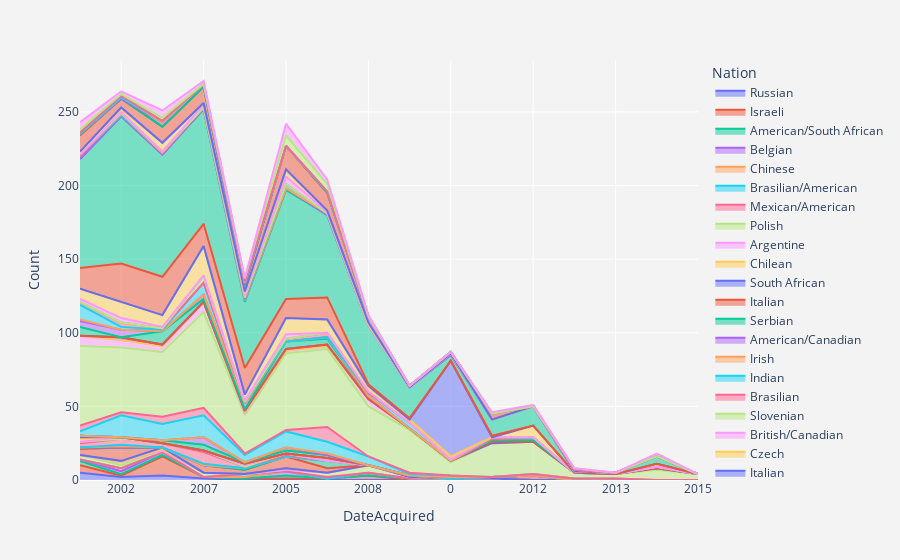

Notebook source saved alongside this figure:
### Code cell
fig4 = px.area(df_nats_rhizome, x="DateAcquired", y="Count", color="Nation", line_group="Nation")
fig4.update_layout(
     xaxis = dict(
        tick0 = 2001,
        dtick = 2
    ),
    paper_bgcolor='rgb(243, 243, 243)',
    plot_bgcolor='rgb(243, 243, 243)',
   
)
fig4.show()

### Figure 1 — Plotly figure (JSON) as saved in the notebook; plotly's stock layout.template omitted (floating-point values rounded to 4 significant figures)
{"data": [{"fillpattern": {"shape": ""}, "hovertemplate": "Nation=Russian<br>DateAcquired=%{x}<br>Count=%{y}<extra></extra>", "legendgroup": "Russian", "line": {"color": "#636efa"}, "marker": {"symbol": "circle"}, "mode": "lines", "name": "Russian", "orientation": "v", "showlegend": true, "stackgroup": "1", "type": "scatter", "x": ["2001", "2002", "2004", "2007"], "xaxis": "x", "y": [5, 2, 3, 1], "yaxis": "y"}, {"fillpattern": {"shape": ""}, "hovertemplate": "Nation=Israeli<br>DateAcquired=%{x}<br>Count=%{y}<extra></extra>", "legendgroup": "Israeli", "line": {"color": "#EF553B"}, "marker": {"symbol": "circle"}, "mode": "lines", "name": "Israeli", "orientation": "v", "showlegend": true, "stackgroup": "1", "type": "scatter", "x": ["2001", "2002", "2003", "2004", "2005", "2006", "2007", "2008"], "xaxis": "x", "y": [5, 1, 1, 13, 1, 1, 1, 3], "yaxis": "y"}, {"fillpattern": {"shape": ""}, "hovertemplate": "Nation=American/South African<br>DateAcquired=%{x}<br>Count=%{y}<extra></extra>", "legendgroup": "American/South African", "line": {"color": "#00cc96"}, "marker": {"symbol": "circle"}, "mode": "lines", "name": "American/South African", "orientation": "v", "showlegend": true, "stackgroup": "1", "type": "scatter", "x": ["2001", "2002", "2004", "2005", "2009"], "xaxis": "x", "y": [3, 1, 1, 2, 1], "yaxis": "y"}, {"fillpattern": {"shape": ""}, "hovertemplate": "Nation=Belgian<br>DateAcquired=%{x}<br>Count=%{y}<extra></extra>", "legendgroup": "Belgian", "line": {"color": "#ab63fa"}, "marker": {"symbol": "circle"}, "mode": "lines", "name": "Belgian", "orientation": "v", "showlegend": true, "stackgroup": "1", "type": "scatter", "x": ["2001", "2002", "2003", "2004", "2005", "2008"], "xaxis": "x", "y": [1, 2, 1, 2, 3, 2], "yaxis": "y"}, {"fillpattern": {"shape": ""}, "hovertemplate": "Nation=Chinese<br>DateAcquired=%{x}<br>Count=%{y}<extra></extra>", "legendgroup": "Chinese", "line": {"color": "#FFA15A"}, "marker": {"symbol": "circle"}, "mode": "lines", "name": "Chinese", "orientation": "v", "showlegend": true, "stackgroup": "1", "type": "scatter", "x": ["2002"], "xaxis": "x", "y": [2], "yaxis": "y"}, {"fillpattern": {"shape": ""}, "hovertemplate": "Nation=Brasilian/American<br>DateAcquired=%{x}<br>Count=%{y}<extra></extra>", "legendgroup": "Brasilian/American", "line": {"color": "#19d3f3"}, "marker": {"symbol": "circle"}, "mode": "lines", "name": "Brasilian/American", "orientation": "v", "showlegend": true, "stackgroup": "1", "type": "scatter", "x": ["0", "2003"], "xaxis": "x", "y": [1, 2], "yaxis": "y"}, {"fillpattern": {"shape": ""}, "hovertemplate": "Nation=Mexican/American<br>DateAcquired=%{x}<br>Count=%{y}<extra></extra>", "legendgroup": "Mexican/American", "line": {"color": "#FF6692"}, "marker": {"symbol": "circle"}, "mode": "lines", "name": "Mexican/American", "orientation": "v", "showlegend": true, "stackgroup": "1", "type": "scatter", "x": ["2006"], "xaxis": "x", "y": [1], "yaxis": "y"}, {"fillpattern": {"shape": ""}, "hovertemplate": "Nation=Polish<br>DateAcquired=%{x}<br>Count=%{y}<extra></extra>", "legendgroup": "Polish", "line": {"color": "#B6E880"}, "marker": {"symbol": "circle"}, "mode": "lines", "name": "Polish", "orientation": "v", "showlegend": true, "stackgroup": "1", "type": "scatter", "x": ["2001", "2002", "2004", "2005", "2006", "2007", "2008", "2009", "2011"], "xaxis": "x", "y": [3, 2, 1, 1, 3, 3, 5, 1, 1], "yaxis": "y"}, {"fillpattern": {"shape": ""}, "hovertemplate": "Nation=Argentine <br>DateAcquired=%{x}<br>Count=%{y}<extra></extra>", "legendgroup": "Argentine ", "line": {"color": "#FF97FF"}, "marker": {"symbol": "circle"}, "mode": "lines", "name": "Argentine ", "orientation": "v", "showlegend": true, "stackgroup": "1", "type": "scatter", "x": ["2002"], "xaxis": "x", "y": [2], "yaxis": "y"}, {"fillpattern": {"shape": ""}, "hovertemplate": "Nation=Chilean<br>DateAcquired=%{x}<br>Count=%{y}<extra></extra>", "legendgroup": "Chilean", "line": {"color": "#FECB52"}, "marker": {"symbol": "circle"}, "mode": "lines", "name": "Chilean", "orientation": "v", "showlegend": true, "stackgroup": "1", "type": "scatter", "x": ["2004", "2005"], "xaxis": "x", "y": [1, 1], "yaxis": "y"}, {"fillpattern": {"shape": ""}, "hovertemplate": "Nation=South African<br>DateAcquired=%{x}<br>Count=%{y}<extra></extra>", "legendgroup": "South African", "line": {"color": "#636efa"}, "marker": {"symbol": "circle"}, "mode": "lines", "name": "South African", "orientation": "v", "showlegend": true, "stackgroup": "1", "type": "scatter", "x": ["2002", "2004"], "xaxis": "x", "y": [1, 1], "yaxis": "y"}, {"fillpattern": {"shape": ""}, "hovertemplate": "Nation=Italian<br>DateAcquired=%{x}<br>Count=%{y}<extra></extra>", "legendgroup": "Italian", "line": {"color": "#EF553B"}, "marker": {"symbol": "circle"}, "mode": "lines", "name": "Italian", "orientation": "v", "showlegend": true, "stackgroup": "1", "type": "scatter", "x": ["2001", "2002", "2003", "2005", "2006", "2007", "2009", "2011", "2012"], "xaxis": "x", "y": [4, 9, 3, 8, 3, 5, 1, 1, 3], "yaxis": "y"}, {"fillpattern": {"shape": ""}, "hovertemplate": "Nation=Serbian<br>DateAcquired=%{x}<br>Count=%{y}<extra></extra>", "legendgroup": "Serbian", "line": {"color": "#00cc96"}, "marker": {"symbol": "circle"}, "mode": "lines", "name": "Serbian", "orientation": "v", "showlegend": true, "stackgroup": "1", "type": "scatter", "x": ["2001", "2006"], "xaxis": "x", "y": [1, 5], "yaxis": "y"}, {"fillpattern": {"shape": ""}, "hovertemplate": "Nation=American/Canadian<br>DateAcquired=%{x}<br>Count=%{y}<extra></extra>", "legendgroup": "American/Canadian", "line": {"color": "#ab63fa"}, "marker": {"symbol": "circle"}, "mode": "lines", "name": "American/Canadian", "orientation": "v", "showlegend": true, "stackgroup": "1", "type": "scatter", "x": ["2003"], "xaxis": "x", "y": [1], "yaxis": "y"}, {"fillpattern": {"shape": ""}, "hovertemplate": "Nation=Irish<br>DateAcquired=%{x}<br>Count=%{y}<extra></extra>", "legendgroup": "Irish", "line": {"color": "#FFA15A"}, "marker": {"symbol": "circle"}, "mode": "lines", "name": "Irish", "orientation": "v", "showlegend": true, "stackgroup": "1", "type": "scatter", "x": ["2002"], "xaxis": "x", "y": [1], "yaxis": "y"}, {"fillpattern": {"shape": ""}, "hovertemplate": "Nation=Indian<br>DateAcquired=%{x}<br>Count=%{y}<extra></extra>", "legendgroup": "Indian", "line": {"color": "#19d3f3"}, "marker": {"symbol": "circle"}, "mode": "lines", "name": "Indian", "orientation": "v", "showlegend": true, "stackgroup": "1", "type": "scatter", "x": ["2002", "2007"], "xaxis": "x", "y": [1, 1], "yaxis": "y"}, {"fillpattern": {"shape": ""}, "hovertemplate": "Nation=Brasilian<br>DateAcquired=%{x}<br>Count=%{y}<extra></extra>", "legendgroup": "Brasilian", "line": {"color": "#FF6692"}, "marker": {"symbol": "circle"}, "mode": "lines", "name": "Brasilian", "orientation": "v", "showlegend": true, "stackgroup": "1", "type": "scatter", "x": ["0", "2001", "2002", "2003", "2004", "2005", "2007"], "xaxis": "x", "y": [1, 3, 4, 1, 3, 1, 8], "yaxis": "y"}, {"fillpattern": {"shape": ""}, "hovertemplate": "Nation=Slovenian<br>DateAcquired=%{x}<br>Count=%{y}<extra></extra>", "legendgroup": "Slovenian", "line": {"color": "#B6E880"}, "marker": {"symbol": "circle"}, "mode": "lines", "name": "Slovenian", "orientation": "v", "showlegend": true, "stackgroup": "1", "type": "scatter", "x": ["2001", "2005", "2007"], "xaxis": "x", "y": [1, 1, 1], "yaxis": "y"}, {"fillpattern": {"shape": ""}, "hovertemplate": "Nation=British/Canadian<br>DateAcquired=%{x}<br>Count=%{y}<extra></extra>", "legendgroup": "British/Canadian", "line": {"color": "#FF97FF"}, "marker": {"symbol": "circle"}, "mode": "lines", "name": "British/Canadian", "orientation": "v", "showlegend": true, "stackgroup": "1", "type": "scatter", "x": ["2002", "2003"], "xaxis": "x", "y": [1, 1], "yaxis": "y"}, {"fillpattern": {"shape": ""}, "hovertemplate": "Nation=Czech<br>DateAcquired=%{x}<br>Count=%{y}<extra></extra>", "legendgroup": "Czech", "line": {"color": "#FECB52"}, "marker": {"symbol": "circle"}, "mode": "lines", "name": "Czech", "orientation": "v", "showlegend": true, "stackgroup": "1", "type": "scatter", "x": ["2001", "2003", "2006"], "xaxis": "x", "y": [2, 1, 2], "yaxis": "y"}, {"fillpattern": {"shape": ""}, "hovertemplate": "Nation=Italian <br>DateAcquired=%{x}<br>Count=%{y}<extra></extra>", "legendgroup": "Italian ", "line": {"color": "#636efa"}, "marker": {"symbol": "circle"}, "mode": "lines", "name": "Italian ", "orientation": "v", "showlegend": true, "stackgroup": "1", "type": "scatter", "x": ["2001"], "xaxis": "x", "y": [1], "yaxis": "y"}, {"fillpattern": {"shape": ""}, "hovertemplate": "Nation=Finnish <br>DateAcquired=%{x}<br>Count=%{y}<extra></extra>", "legendgroup": "Finnish ", "line": {"color": "#EF553B"}, "marker": {"symbol": "circle"}, "mode": "lines", "name": "Finnish ", "orientation": "v", "showlegend": true, "stackgroup": "1", "type": "scatter", "x": ["2001"], "xaxis": "x", "y": [1], "yaxis": "y"}, {"fillpattern": {"shape": ""}, "hovertemplate": "Nation=Portuguese<br>DateAcquired=%{x}<br>Count=%{y}<extra></extra>", "legendgroup": "Portuguese", "line": {"color": "#00cc96"}, "marker": {"symbol": "circle"}, "mode": "lines", "name": "Portuguese", "orientation": "v", "showlegend": true, "stackgroup": "1", "type": "scatter", "x": ["2003", "2004", "2005", "2006", "2007"], "xaxis": "x", "y": [1, 2, 2, 2, 4], "yaxis": "y"}, {"fillpattern": {"shape": ""}, "hovertemplate": "Nation=Colombian<br>DateAcquired=%{x}<br>Count=%{y}<extra></extra>", "legendgroup": "Colombian", "line": {"color": "#ab63fa"}, "marker": {"symbol": "circle"}, "mode": "lines", "name": "Colombian", "orientation": "v", "showlegend": true, "stackgroup": "1", "type": "scatter", "x": ["2005", "2007"], "xaxis": "x", "y": [2, 5], "yaxis": "y"}, {"fillpattern": {"shape": ""}, "hovertemplate": "Nation=Finnish<br>DateAcquired=%{x}<br>Count=%{y}<extra></extra>", "legendgroup": "Finnish", "line": {"color": "#FFA15A"}, "marker": {"symbol": "circle"}, "mode": "lines", "name": "Finnish", "orientation": "v", "showlegend": true, "stackgroup": "1", "type": "scatter", "x": ["2006"], "xaxis": "x", "y": [1], "yaxis": "y"}, {"fillpattern": {"shape": ""}, "hovertemplate": "Nation=British<br>DateAcquired=%{x}<br>Count=%{y}<extra></extra>", "legendgroup": "British", "line": {"color": "#19d3f3"}, "marker": {"symbol": "circle"}, "mode": "lines", "name": "British", "orientation": "v", "showlegend": true, "stackgroup": "1", "type": "scatter", "x": ["0", "2000", "2001", "2002", "2003", "2004", "2005", "2006", "2007", "2008", "2009", "2012", "2013"], "xaxis": "x", "y": [1, 1, 3, 15, 5, 11, 11, 8, 15, 6, 1, 1, 1], "yaxis": "y"}, {"fillpattern": {"shape": ""}, "hovertemplate": "Nation=American <br>DateAcquired=%{x}<br>Count=%{y}<extra></extra>", "legendgroup": "American ", "line": {"color": "#FF6692"}, "marker": {"symbol": "circle"}, "mode": "lines", "name": "American ", "orientation": "v", "showlegend": true, "stackgroup": "1", "type": "scatter", "x": ["2001", "2002", "2003", "2004", "2005", "2006", "2007", "2009"], "xaxis": "x", "y": [4, 2, 1, 5, 1, 10, 5, 1], "yaxis": "y"}, {"fillpattern": {"shape": ""}, "hovertemplate": "Nation=American<br>DateAcquired=%{x}<br>Count=%{y}<extra></extra>", "legendgroup": "American", "line": {"color": "#B6E880"}, "marker": {"symbol": "circle"}, "mode": "lines", "name": "American", "orientation": "v", "showlegend": true, "stackgroup": "1", "type": "scatter", "x": ["0", "2000", "2001", "2002", "2003", "2004", "2005", "2006", "2007", "2008", "2009", "2010", "2011", "2012", "2013", "2015"], "xaxis": "x", "y": [9, 4, 54, 44, 26, 44, 52, 53, 65, 34, 29, 7, 23, 22, 3, 4], "yaxis": "y"}, {"fillpattern": {"shape": ""}, "hovertemplate": "Nation=Austrian<br>DateAcquired=%{x}<br>Count=%{y}<extra></extra>", "legendgroup": "Austrian", "line": {"color": "#FF97FF"}, "marker": {"symbol": "circle"}, "mode": "lines", "name": "Austrian", "orientation": "v", "showlegend": true, "stackgroup": "1", "type": "scatter", "x": ["0", "2001", "2002", "2003", "2004", "2005", "2006", "2007", "2008", "2009", "2010"], "xaxis": "x", "y": [1, 7, 5, 1, 4, 2, 2, 7, 5, 1, 1], "yaxis": "y"}, {"fillpattern": {"shape": ""}, "hovertemplate": "Nation=Greek/Australian<br>DateAcquired=%{x}<br>Count=%{y}<extra></extra>", "legendgroup": "Greek/Australian", "line": {"color": "#FECB52"}, "marker": {"symbol": "circle"}, "mode": "lines", "name": "Greek/Australian", "orientation": "v", "showlegend": true, "stackgroup": "1", "type": "scatter", "x": ["2003"], "xaxis": "x", "y": [1], "yaxis": "y"}, {"fillpattern": {"shape": ""}, "hovertemplate": "Nation=Icelandic/American<br>DateAcquired=%{x}<br>Count=%{y}<extra></extra>", "legendgroup": "Icelandic/American", "line": {"color": "#636efa"}, "marker": {"symbol": "circle"}, "mode": "lines", "name": "Icelandic/American", "orientation": "v", "showlegend": true, "stackgroup": "1", "type": "scatter", "x": ["2002", "2003", "2004", "2005", "2006"], "xaxis": "x", "y": [2, 1, 1, 1, 1], "yaxis": "y"}, {"fillpattern": {"shape": ""}, "hovertemplate": "Nation=Afghan/American<br>DateAcquired=%{x}<br>Count=%{y}<extra></extra>", "legendgroup": "Afghan/American", "line": {"color": "#EF553B"}, "marker": {"symbol": "circle"}, "mode": "lines", "name": "Afghan/American", "orientation": "v", "showlegend": true, "stackgroup": "1", "type": "scatter", "x": ["2011"], "xaxis": "x", "y": [1], "yaxis": "y"}, {"fillpattern": {"shape": ""}, "hovertemplate": "Nation=Dutch<br>DateAcquired=%{x}<br>Count=%{y}<extra></extra>", "legendgroup": "Dutch", "line": {"color": "#00cc96"}, "marker": {"symbol": "circle"}, "mode": "lines", "name": "Dutch", "orientation": "v", "showlegend": true, "stackgroup": "1", "type": "scatter", "x": ["2001", "2003", "2004", "2005", "2006", "2007", "2008", "2010", "2011", "2012"], "xaxis": "x", "y": [6, 1, 9, 5, 4, 2, 2, 1, 1, 1], "yaxis": "y"}, {"fillpattern": {"shape": ""}, "hovertemplate": "Nation=Spanish<br>DateAcquired=%{x}<br>Count=%{y}<extra></extra>", "legendgroup": "Spanish", "line": {"color": "#ab63fa"}, "marker": {"symbol": "circle"}, "mode": "lines", "name": "Spanish", "orientation": "v", "showlegend": true, "stackgroup": "1", "type": "scatter", "x": ["2001", "2002", "2003", "2006", "2007", "2011", "2012"], "xaxis": "x", "y": [4, 5, 4, 1, 3, 1, 2], "yaxis": "y"}, {"fillpattern": {"shape": ""}, "hovertemplate": "Nation=Iranian<br>DateAcquired=%{x}<br>Count=%{y}<extra></extra>", "legendgroup": "Iranian", "line": {"color": "#FFA15A"}, "marker": {"symbol": "circle"}, "mode": "lines", "name": "Iranian", "orientation": "v", "showlegend": true, "stackgroup": "1", "type": "scatter", "x": ["2001"], "xaxis": "x", "y": [1], "yaxis": "y"}, {"fillpattern": {"shape": ""}, "hovertemplate": "Nation=Swedish<br>DateAcquired=%{x}<br>Count=%{y}<extra></extra>", "legendgroup": "Swedish", "line": {"color": "#19d3f3"}, "marker": {"symbol": "circle"}, "mode": "lines", "name": "Swedish", "orientation": "v", "showlegend": true, "stackgroup": "1", "type": "scatter", "x": ["0", "2001", "2002", "2003", "2004", "2007", "2008", "2009"], "xaxis": "x", "y": [1, 10, 2, 1, 1, 8, 2, 4], "yaxis": "y"}, {"fillpattern": {"shape": ""}, "hovertemplate": "Nation=South Korean<br>DateAcquired=%{x}<br>Count=%{y}<extra></extra>", "legendgroup": "South Korean", "line": {"color": "#FF6692"}, "marker": {"symbol": "circle"}, "mode": "lines", "name": "South Korean", "orientation": "v", "showlegend": true, "stackgroup": "1", "type": "scatter", "x": ["2001", "2002", "2004", "2005", "2006"], "xaxis": "x", "y": [2, 3, 1, 2, 3], "yaxis": "y"}, {"fillpattern": {"shape": ""}, "hovertemplate": "Nation=British/Irish<br>DateAcquired=%{x}<br>Count=%{y}<extra></extra>", "legendgroup": "British/Irish", "line": {"color": "#B6E880"}, "marker": {"symbol": "circle"}, "mode": "lines", "name": "British/Irish", "orientation": "v", "showlegend": true, "stackgroup": "1", "type": "scatter", "x": ["2007", "2008", "2011"], "xaxis": "x", "y": [4, 1, 1], "yaxis": "y"}, {"fillpattern": {"shape": ""}, "hovertemplate": "Nation=Mexican<br>DateAcquired=%{x}<br>Count=%{y}<extra></extra>", "legendgroup": "Mexican", "line": {"color": "#FF97FF"}, "marker": {"symbol": "circle"}, "mode": "lines", "name": "Mexican", "orientation": "v", "showlegend": true, "stackgroup": "1", "type": "scatter", "x": ["2001", "2002", "2003", "2004", "2005", "2007"], "xaxis": "x", "y": [2, 3, 1, 1, 3, 1], "yaxis": "y"}, {"fillpattern": {"shape": ""}, "hovertemplate": "Nation=German<br>DateAcquired=%{x}<br>Count=%{y}<extra></extra>", "legendgroup": "German", "line": {"color": "#FECB52"}, "marker": {"symbol": "circle"}, "mode": "lines", "name": "German", "orientation": "v", "showlegend": true, "stackgroup": "1", "type": "scatter", "x": ["0", "2001", "2002", "2003", "2004", "2005", "2006", "2007", "2008", "2009", "2010", "2012"], "xaxis": "x", "y": [2, 7, 11, 4, 8, 11, 9, 20, 3, 2, 2, 8], "yaxis": "y"}, {"fillpattern": {"shape": ""}, "hovertemplate": "Nation=Dutch/Brazilian<br>DateAcquired=%{x}<br>Count=%{y}<extra></extra>", "legendgroup": "Dutch/Brazilian", "line": {"color": "#636efa"}, "marker": {"symbol": "circle"}, "mode": "lines", "name": "Dutch/Brazilian", "orientation": "v", "showlegend": true, "stackgroup": "1", "type": "scatter", "x": ["0", "2008"], "xaxis": "x", "y": [65, 1], "yaxis": "y"}, {"fillpattern": {"shape": ""}, "hovertemplate": "Nation=French<br>DateAcquired=%{x}<br>Count=%{y}<extra></extra>", "legendgroup": "French", "line": {"color": "#EF553B"}, "marker": {"symbol": "circle"}, "mode": "lines", "name": "French", "orientation": "v", "showlegend": true, "stackgroup": "1", "type": "scatter", "x": ["2001", "2002", "2003", "2004", "2005", "2006", "2007", "2008", "2009", "2011"], "xaxis": "x", "y": [14, 26, 18, 26, 13, 15, 15, 1, 1, 1], "yaxis": "y"}, {"fillpattern": {"shape": ""}, "hovertemplate": "Nation=missing<br>DateAcquired=%{x}<br>Count=%{y}<extra></extra>", "legendgroup": "missing", "line": {"color": "#00cc96"}, "marker": {"symbol": "circle"}, "mode": "lines", "name": "missing", "orientation": "v", "showlegend": true, "stackgroup": "1", "type": "scatter", "x": ["0", "2000", "2001", "2002", "2003", "2004", "2005", "2006", "2007", "2008", "2009", "2010", "2011", "2012", "2013"], "xaxis": "x", "y": [4, 1, 74, 100, 45, 83, 74, 56, 78, 40, 21, 5, 11, 13, 1], "yaxis": "y"}, {"fillpattern": {"shape": ""}, "hovertemplate": "Nation=Croatian<br>DateAcquired=%{x}<br>Count=%{y}<extra></extra>", "legendgroup": "Croatian", "line": {"color": "#ab63fa"}, "marker": {"symbol": "circle"}, "mode": "lines", "name": "Croatian", "orientation": "v", "showlegend": true, "stackgroup": "1", "type": "scatter", "x": ["2003", "2005"], "xaxis": "x", "y": [1, 1], "yaxis": "y"}, {"fillpattern": {"shape": ""}, "hovertemplate": "Nation=Taiwanese<br>DateAcquired=%{x}<br>Count=%{y}<extra></extra>", "legendgroup": "Taiwanese", "line": {"color": "#FFA15A"}, "marker": {"symbol": "circle"}, "mode": "lines", "name": "Taiwanese", "orientation": "v", "showlegend": true, "stackgroup": "1", "type": "scatter", "x": ["0", "2001", "2002", "2004", "2006", "2007"], "xaxis": "x", "y": [1, 2, 1, 1, 1, 1], "yaxis": "y"}, {"fillpattern": {"shape": ""}, "hovertemplate": "Nation=New Zealander<br>DateAcquired=%{x}<br>Count=%{y}<extra></extra>", "legendgroup": "New Zealander", "line": {"color": "#19d3f3"}, "marker": {"symbol": "circle"}, "mode": "lines", "name": "New Zealander", "orientation": "v", "showlegend": true, "stackgroup": "1", "type": "scatter", "x": ["2004", "2005"], "xaxis": "x", "y": [1, 3], "yaxis": "y"}, {"fillpattern": {"shape": ""}, "hovertemplate": "Nation=Hungarian<br>DateAcquired=%{x}<br>Count=%{y}<extra></extra>", "legendgroup": "Hungarian", "line": {"color": "#FF6692"}, "marker": {"symbol": "circle"}, "mode": "lines", "name": "Hungarian", "orientation": "v", "showlegend": true, "stackgroup": "1", "type": "scatter", "x": ["2002", "2003"], "xaxis": "x", "y": [1, 1], "yaxis": "y"}, {"fillpattern": {"shape": ""}, "hovertemplate": "Nation=American/British<br>DateAcquired=%{x}<br>Count=%{y}<extra></extra>", "legendgroup": "American/British", "line": {"color": "#B6E880"}, "marker": {"symbol": "circle"}, "mode": "lines", "name": "American/British", "orientation": "v", "showlegend": true, "stackgroup": "1", "type": "scatter", "x": ["2001", "2003"], "xaxis": "x", "y": [1, 1], "yaxis": "y"}, {"fillpattern": {"shape": ""}, "hovertemplate": "Nation=Swiss<br>DateAcquired=%{x}<br>Count=%{y}<extra></extra>", "legendgroup": "Swiss", "line": {"color": "#FF97FF"}, "marker": {"symbol": "circle"}, "mode": "lines", "name": "Swiss", "orientation": "v", "showlegend": true, "stackgroup": "1", "type": "scatter", "x": ["2002", "2003", "2005", "2006", "2007"], "xaxis": "x", "y": [1, 1, 5, 1, 2], "yaxis": "y"}, {"fillpattern": {"shape": ""}, "hovertemplate": "Nation=Argentine<br>DateAcquired=%{x}<br>Count=%{y}<extra></extra>", "legendgroup": "Argentine", "line": {"color": "#FECB52"}, "marker": {"symbol": "circle"}, "mode": "lines", "name": "Argentine", "orientation": "v", "showlegend": true, "stackgroup": "1", "type": "scatter", "x": ["2001", "2002", "2003", "2004", "2005", "2006", "2007", "2008"], "xaxis": "x", "y": [2, 2, 2, 6, 4, 1, 1, 1], "yaxis": "y"}, {"fillpattern": {"shape": ""}, "hovertemplate": "Nation=Greek<br>DateAcquired=%{x}<br>Count=%{y}<extra></extra>", "legendgroup": "Greek", "line": {"color": "#636efa"}, "marker": {"symbol": "circle"}, "mode": "lines", "name": "Greek", "orientation": "v", "showlegend": true, "stackgroup": "1", "type": "scatter", "x": ["2002", "2003", "2005", "2008"], "xaxis": "x", "y": [1, 1, 1, 1], "yaxis": "y"}, {"fillpattern": {"shape": ""}, "hovertemplate": "Nation=Canadian<br>DateAcquired=%{x}<br>Count=%{y}<extra></extra>", "legendgroup": "Canadian", "line": {"color": "#EF553B"}, "marker": {"symbol": "circle"}, "mode": "lines", "name": "Canadian", "orientation": "v", "showlegend": true, "stackgroup": "1", "type": "scatter", "x": ["0", "2000", "2001", "2002", "2003", "2004", "2005", "2006", "2007", "2008", "2009", "2011"], "xaxis": "x", "y": [1, 1, 11, 6, 4, 11, 16, 12, 11, 4, 1, 4], "yaxis": "y"}, {"fillpattern": {"shape": ""}, "hovertemplate": "Nation=Venezuelan<br>DateAcquired=%{x}<br>Count=%{y}<extra></extra>", "legendgroup": "Venezuelan", "line": {"color": "#00cc96"}, "marker": {"symbol": "circle"}, "mode": "lines", "name": "Venezuelan", "orientation": "v", "showlegend": true, "stackgroup": "1", "type": "scatter", "x": ["2001"], "xaxis": "x", "y": [1], "yaxis": "y"}, {"fillpattern": {"shape": ""}, "hovertemplate": "Nation=Turkish<br>DateAcquired=%{x}<br>Count=%{y}<extra></extra>", "legendgroup": "Turkish", "line": {"color": "#ab63fa"}, "marker": {"symbol": "circle"}, "mode": "lines", "name": "Turkish", "orientation": "v", "showlegend": true, "stackgroup": "1", "type": "scatter", "x": ["2003", "2004", "2006", "2007"], "xaxis": "x", "y": [1, 3, 1, 2], "yaxis": "y"}, {"fillpattern": {"shape": ""}, "hovertemplate": "Nation=Chilean?Chilean<br>DateAcquired=%{x}<br>Count=%{y}<extra></extra>", "legendgroup": "Chilean?Chilean", "line": {"color": "#FFA15A"}, "marker": {"symbol": "circle"}, "mode": "lines", "name": "Chilean?Chilean", "orientation": "v", "showlegend": true, "stackgroup": "1", "type": "scatter", "x": ["2002", "2003"], "xaxis": "x", "y": [1, 1], "yaxis": "y"}, {"fillpattern": {"shape": ""}, "hovertemplate": "Nation=Polish/American<br>DateAcquired=%{x}<br>Count=%{y}<extra></extra>", "legendgroup": "Polish/American", "line": {"color": "#19d3f3"}, "marker": {"symbol": "circle"}, "mode": "lines", "name": "Polish/American", "orientation": "v", "showlegend": true, "stackgroup": "1", "type": "scatter", "x": ["2003", "2004"], "xaxis": "x", "y": [1, 1], "yaxis": "y"}, {"fillpattern": {"shape": ""}, "hovertemplate": "Nation=Norwegian<br>DateAcquired=%{x}<br>Count=%{y}<extra></extra>", "legendgroup": "Norwegian", "line": {"color": "#FF6692"}, "marker": {"symbol": "circle"}, "mode": "lines", "name": "Norwegian", "orientation": "v", "showlegend": true, "stackgroup": "1", "type": "scatter", "x": ["2001", "2002"], "xaxis": "x", "y": [1, 1], "yaxis": "y"}, {"fillpattern": {"shape": ""}, "hovertemplate": "Nation=Japanese<br>DateAcquired=%{x}<br>Count=%{y}<extra></extra>", "legendgroup": "Japanese", "line": {"color": "#B6E880"}, "marker": {"symbol": "circle"}, "mode": "lines", "name": "Japanese", "orientation": "v", "showlegend": true, "stackgroup": "1", "type": "scatter", "x": ["2000", "2001", "2002", "2003", "2004", "2005", "2006"], "xaxis": "x", "y": [1, 2, 1, 2, 2, 7, 5], "yaxis": "y"}, {"fillpattern": {"shape": ""}, "hovertemplate": "Nation=Australian<br>DateAcquired=%{x}<br>Count=%{y}<extra></extra>", "legendgroup": "Australian", "line": {"color": "#FF97FF"}, "marker": {"symbol": "circle"}, "mode": "lines", "name": "Australian", "orientation": "v", "showlegend": true, "stackgroup": "1", "type": "scatter", "x": ["2001", "2002", "2004", "2005", "2006", "2007", "2008", "2010", "2011", "2012"], "xaxis": "x", "y": [5, 2, 5, 8, 3, 2, 1, 2, 1, 1], "yaxis": "y"}], "layout": {"legend": {"title": {"text": "Nation"}, "tracegroupgap": 0}, "margin": {"t": 60}, "paper_bgcolor": "rgb(243, 243, 243)", "plot_bgcolor": "rgb(243, 243, 243)", "xaxis": {"anchor": "y", "domain": [0, 1], "dtick": 2, "tick0": 2001, "title": {"text": "DateAcquired"}}, "yaxis": {"anchor": "x", "domain": [0, 1], "title": {"text": "Count"}}}}
